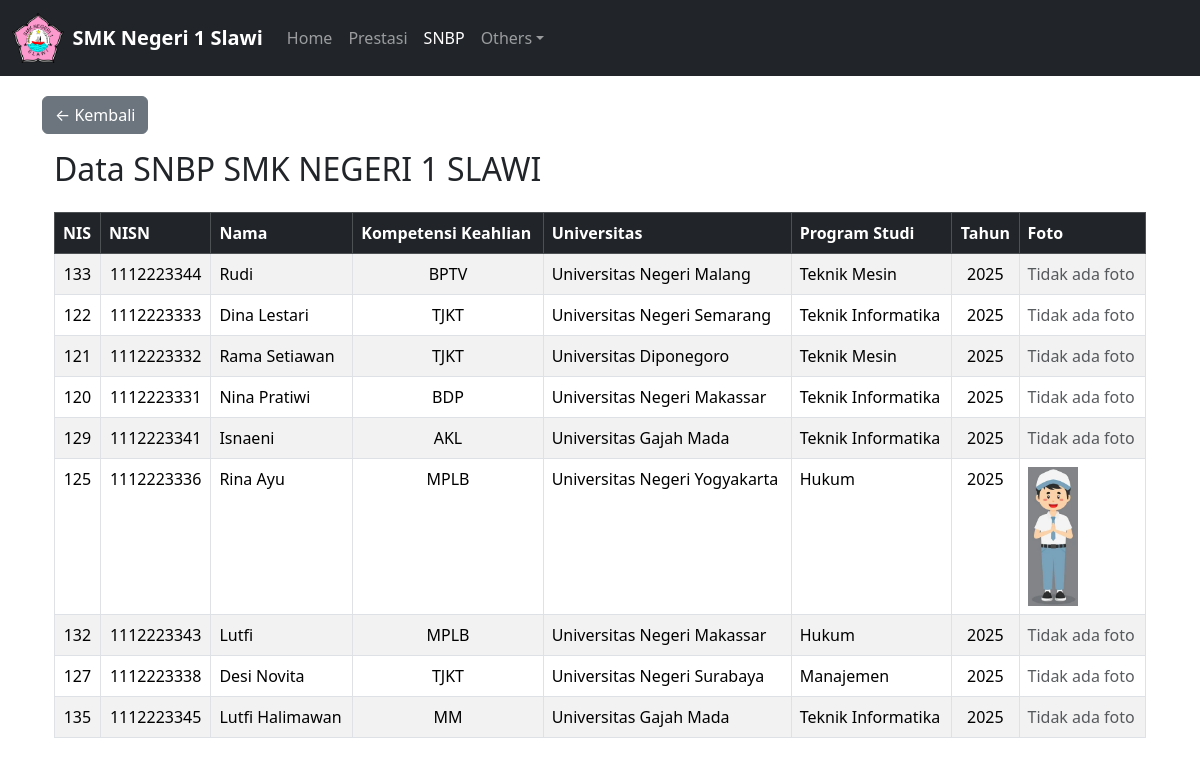
/semua_spmb.php, run on the app's committed database.
### tables this page shows
CREATE TABLE `spmb` (
  `id` int(11) NOT NULL,
  `nis` varchar(20) NOT NULL,
  `nisn` varchar(20) DEFAULT NULL,
  `nama_siswa` varchar(100) DEFAULT NULL,
  `jurusan` varchar(100) DEFAULT NULL,
  `universitas` varchar(100) DEFAULT NULL,
  `prodi` varchar(100) NOT NULL,
  `tahun` int(11) DEFAULT NULL,
  `foto_siswa` varchar(255) DEFAULT NULL,
  `deskripsi` text DEFAULT NULL
);

### semua_spmb.php (the view, shortened to what this page needs)
<?php
include 'koneksi.php';
$limit = 15;
$page = $_GET['page_spmb'] ?? 1;
$start = ($page - 1) * $limit;
$order_spmb = ($_GET['order_spmb'] ?? 'desc') === 'asc' ? 'ASC' : 'DESC';
$query = "SELECT * FROM spmb ORDER BY tahun $order_spmb LIMIT $start, $limit";
$result = mysqli_query($koneksi, $query);
?>
<!DOCTYPE html>
<html lang="id">
<head>
  <link href="https://cdn.jsdelivr.net/npm/bootstrap@5.3.3/dist/css/bootstrap.min.css" rel="stylesheet">
  <link rel="stylesheet" href="https://cdn.datatables.net/2.2.2/css/dataTables.bootstrap5.min.css">
  <link rel="stylesheet" href="https://cdn.jsdelivr.net/npm/bootstrap-icons/font/bootstrap-icons.css">
  <link href="https://cdnjs.cloudflare.com/ajax/libs/lightbox2/2.11.4/css/lightbox.min.css" rel="stylesheet">
</head>
<body>
<nav class="navbar navbar-expand-lg navbar-dark bg-dark fixed-top">
  <div class="container-fluid">
    <a class="navbar-brand d-flex align-items-center" href="index.php">
      <img src="assets/logo-smkn1slawi.png" alt="Logo SMK N 1 Slawi" class="img-fluid me-2">
      <span class="fw-bold">SMK Negeri 1 Slawi</span>
    </a>
    <div class="collapse navbar-collapse" id="navbarSupportedContent">
      <ul class="navbar-nav me-auto mb-2 mb-lg-0">
        <li class="nav-item"><a class="nav-link" href="index.php">Home</a></li>
        <li class="nav-item"><a class="nav-link" href="semua_prestasi.php">Prestasi</a></li>
        <li class="nav-item"><a class="nav-link active" href="semua_spmb.php">SNBP</a></li>
        <li class="nav-item dropdown">
          <a class="nav-link dropdown-toggle" href="#" id="navbarDropdown" data-bs-toggle="dropdown">Others</a>
        </li>
      </ul>
    </div>
  </div>
</nav>
<div class="container pt-5 mt-5">
  <div class="d-flex justify-content-between mb-3">
    <a href="index.php" class="btn btn-secondary">&larr; Kembali</a>
  </div>
  <div class="container">
  <div class="d-flex justify-content-between align-items-center mb-3">
    <h2 class="text-left flex-grow-1">Data SNBP SMK NEGERI 1 SLAWI</h2>
  </div>
  <div class="table-responsive">
    <table class="table table-bordered table-striped table-hover" id="tabel">
      <thead class="table-dark">
        <tr>
          <th>NIS</th>
          <th>NISN</th>
          <th>Nama</th>
          <th>Kompetensi Keahlian</th>
          <th>Universitas</th>
          <th>Program Studi</th>
          <th class="text-center">Tahun</th>
          <th>Foto</th>
        </tr>
      </thead>
      <tbody>
        <?php while ($row = mysqli_fetch_assoc($result)): ?>
          <tr>
            <td class="text-center"><?= htmlspecialchars($row['nis']) ?></td>
            <td class="text-center"><?= htmlspecialchars($row['nisn']) ?></td>
            <td><?= htmlspecialchars($row['nama_siswa']) ?></td>
            <td class="text-center"><?= htmlspecialchars($row['jurusan']) ?></td>
            <td><?= htmlspecialchars($row['universitas']) ?></td>
            <td><?= htmlspecialchars($row['prodi']) ?></td>
            <td class="text-center"style="white-space: nowrap;"><?= date('Y', strtotime($row['tahun'])) ?></td>
            <td>
              <?php if (!empty($row['foto_siswa'])): ?>
                <a href="uploads/<?= $row['foto_siswa'] ?>" data-lightbox="foto-<?= $row['id'] ?>">
                  <img src="uploads/<?= $row['foto_siswa'] ?>" style="max-width: 50px;">
                </a>
              <?php else: ?>
                <span class="text-muted">Tidak ada foto</span>
              <?php endif; ?>
            </td>
          </tr>
        <?php endwhile; ?>
      </tbody>
    </table>
  </div>
</div>
</body>
</html>

### semua_spmb.php (style rules this page uses)
.navbar-brand img { max-height: 50px; }

### data on the page
spmb: nis "133", nisn "1112223344", nama_siswa "Rudi", jurusan "BPTV", universitas "Universitas Negeri Malang", prodi "Teknik Mesin", tahun "2025", foto_siswa "Tidak ada foto"
spmb: nis "122", nisn "1112223333", nama_siswa "Dina Lestari", jurusan "TJKT", universitas "Universitas Negeri Semarang", prodi "Teknik Informatika", tahun "2025", foto_siswa "Tidak ada foto"
spmb: nis "121", nisn "1112223332", nama_siswa "Rama Setiawan", jurusan "TJKT", universitas "Universitas Diponegoro", prodi "Teknik Mesin", tahun "2025", foto_siswa "Tidak ada foto"
spmb: nis "120", nisn "1112223331", nama_siswa "Nina Pratiwi", jurusan "BDP", universitas "Universitas Negeri Makassar", prodi "Teknik Informatika", tahun "2025", foto_siswa "Tidak ada foto"
spmb: nis "129", nisn "1112223341", nama_siswa "Isnaeni", jurusan "AKL", universitas "Universitas Gajah Mada", prodi "Teknik Informatika", tahun "2025", foto_siswa "Tidak ada foto"
spmb: nis "125", nisn "1112223336", nama_siswa "Rina Ayu", jurusan "MPLB", universitas "Universitas Negeri Yogyakarta", prodi "Hukum", tahun "2025", foto_siswa (picture)
spmb: nis "132", nisn "1112223343", nama_siswa "Lutfi", jurusan "MPLB", universitas "Universitas Negeri Makassar", prodi "Hukum", tahun "2025", foto_siswa "Tidak ada foto"
spmb: nis "127", nisn "1112223338", nama_siswa "Desi Novita", jurusan "TJKT", universitas "Universitas Negeri Surabaya", prodi "Manajemen", tahun "2025", foto_siswa "Tidak ada foto"
spmb: nis "135", nisn "1112223345", nama_siswa "Lutfi Halimawan", jurusan "MM", universitas "Universitas Gajah Mada", prodi "Teknik Informatika", tahun "2025", foto_siswa "Tidak ada foto"
